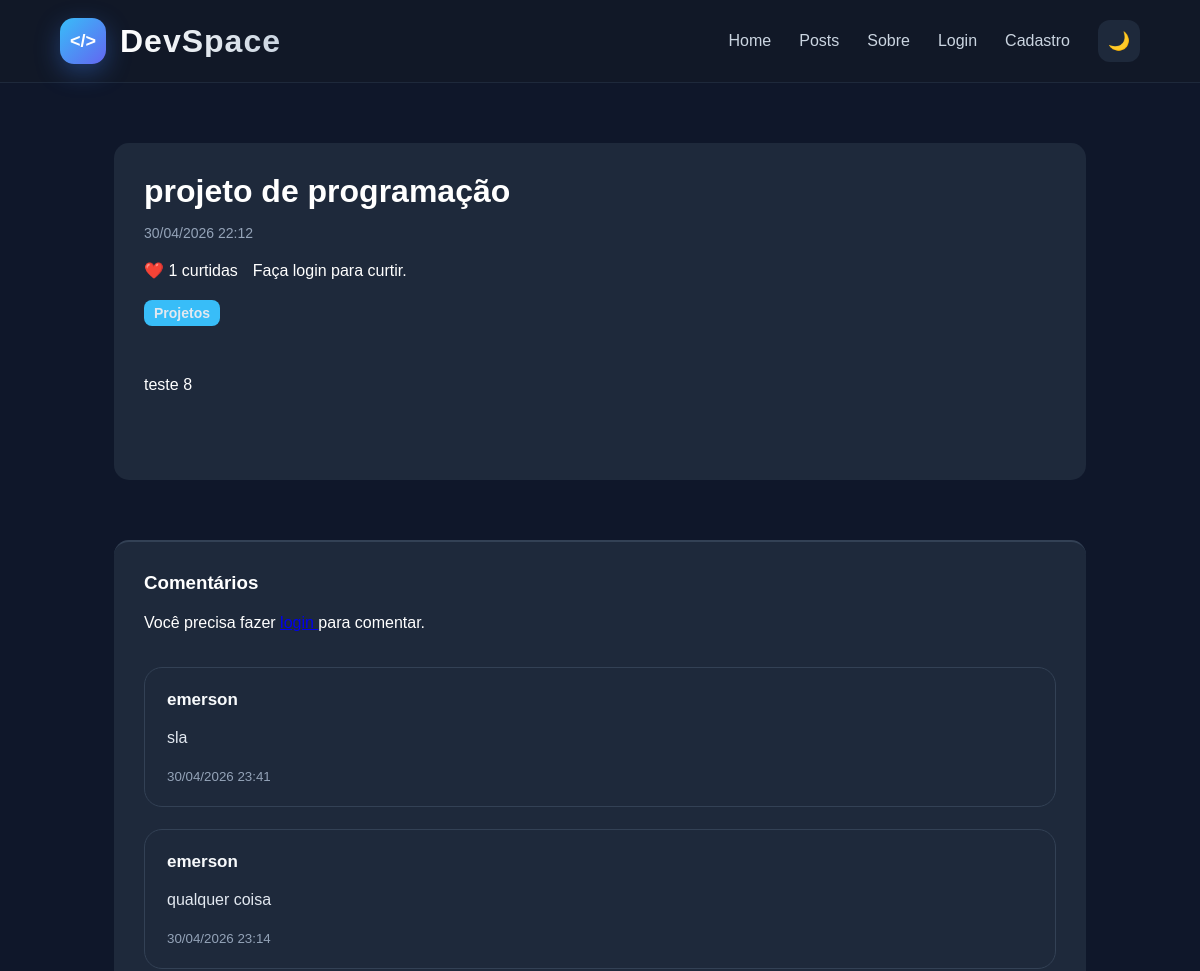
Before: /post/projeto-de-programacao/ (upper part) with the older database file.
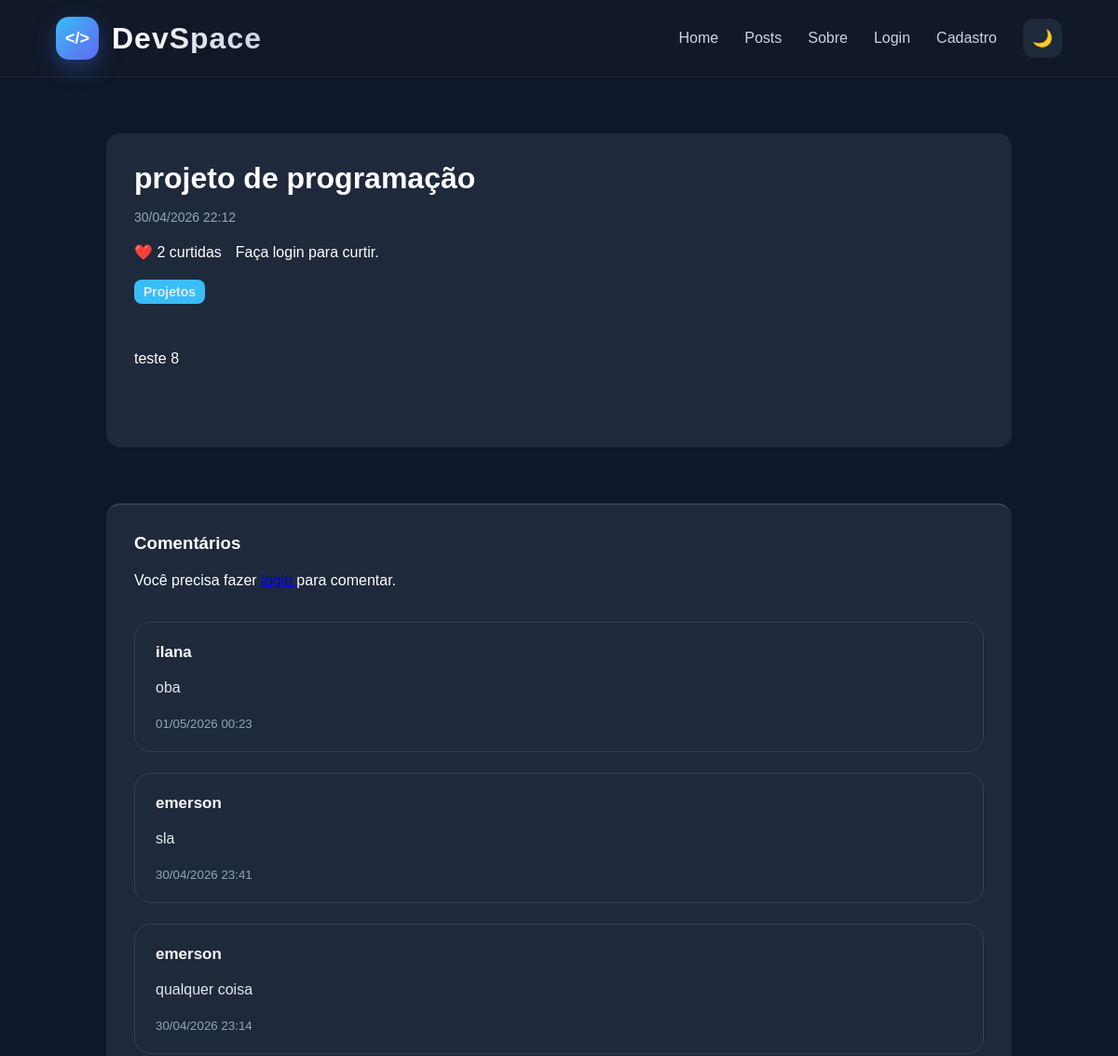
After: the same page with the newer database file.
### blog/models.py (models this page shows, shortened)
class Post(models.Model):
    titulo = models.CharField(
        max_length=200
    )
    conteudo = models.TextField()
    data_criacao = models.DateTimeField(
        auto_now_add=True
    )
    slug = models.SlugField(
        unique=True
    )
    categoria = models.ForeignKey(
        Categoria,
        on_delete=models.CASCADE,
        null=True,
        blank=True
    )
    likes = models.ManyToManyField(
        User,
        related_name='liked_posts',
        blank=True
    )
    imagem = models.ImageField(
        upload_to='posts/',
        null=True,
        blank=True
    )
    def total_likes(self):
        return self.likes.count()

class Comment(models.Model):
    post = models.ForeignKey(
        Post,
        on_delete=models.CASCADE,
        related_name='comments'
    )
    usuario = models.ForeignKey(
        User,
        on_delete=models.CASCADE
    )
    texto = models.TextField()
    data_criacao = models.DateTimeField(
        auto_now_add=True
    )

class Categoria(models.Model):
    nome = models.CharField(
        max_length=100
    )

### blog/views.py (the view, shortened to what this page needs)
def post_detail(request, slug):
    post = get_object_or_404(
        Post,
        slug=slug
    )
    comments = post.comments.order_by(
        '-data_criacao'
    )
    return render(
        request,
        'post_detail.html',
        {
            'post': post,
            'comments': comments
        }
    )

### blog/templates/post_detail.html (shortened to what this page needs)
{% extends 'base.html' %}
{% block content %}
<div class="container">
    <div class="post-detail">
        <h1>
            {{ post.titulo }}
        </h1>
        <p class="post-date">
            {{ post.data_criacao|date:"d/m/Y H:i" }}
        </p>
        <div class="likes">
            <p>
                ❤️ {{ post.total_likes }} curtidas
            </p>
            {% if user.is_authenticated %}
            <a href="{% url 'like_post' post.slug %}">
                {% if user in post.likes.all %}
                Descurtir
                {% else %}
                Curtir
                {% endif %}
            </a>
            {% else %}
            <p>
                Faça login para curtir.
            </p>
            {% endif %}
        </div>
        <a class="post-category" href="/posts/?categoria={{ post.categoria.nome }}">
            {{ post.categoria.nome }}
        </a>
        <div class="post-content">
            {{ post.conteudo }}
        </div>
    </div>
    <div class="comments-section">
        <h3>
            Comentários
        </h3>
        {% if user.is_authenticated %}
        <form method="POST">
            {% csrf_token %}
            <textarea name="texto" placeholder="Seu comentário" required></textarea>
            <button type="submit">
                Enviar
            </button>
        </form>
        {% else %}
        <p>
            Você precisa fazer
            <a href="/usuarios/login/">
            </a>
            para comentar.
        </p>
        {% endif %}
        <div class="comments">
            {% for comment in comments %}
            <div class="comment">
                <a class="comment-user" href="/usuarios/perfil/{{ comment.usuario.username }}/">
                    {{ comment.usuario.username }}
                </a>
                <p>
                    {{ comment.texto }}
                </p>
                <small>
                    {{ comment.data_criacao|date:"d/m/Y H:i" }}
                </small>
            </div>
            {% empty %}
            <p>
                Nenhum comentário ainda.
            </p>
            {% endfor %}
        </div>
    </div>
</div>
{% endblock %}

Changed rows visible on the page:
computed for Post "projeto de programação": total_likes "1" → "2"
added Comment: usuario.username "ilana", texto "oba", data_criacao "01/05/2026 00:23"
